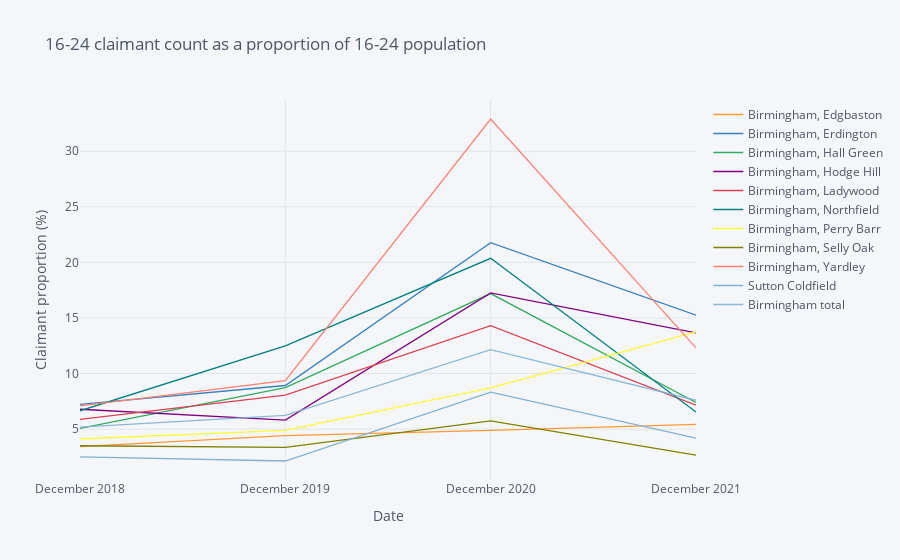

This figure's notebook cell:
### Code cell
df2.iplot(yTitle='Claimant proportion (%)', xTitle='Date', title='16-24 claimant count as a proportion of 16-24 population')

### Figure 1 — Plotly figure (JSON) as saved in the notebook; plotly's stock layout.template omitted (floating-point values rounded to 4 significant figures)
{"data": [{"line": {"color": "rgba(255, 153, 51, 1.0)", "dash": "solid", "shape": "linear", "width": 1.3}, "mode": "lines", "name": "Birmingham, Edgbaston", "text": "", "type": "scatter", "x": ["December 2018", "December 2019", "December 2020", "December 2021"], "y": [3.429, 4.41, 4.891, 5.425]}, {"line": {"color": "rgba(55, 128, 191, 1.0)", "dash": "solid", "shape": "linear", "width": 1.3}, "mode": "lines", "name": "Birmingham, Erdington", "text": "", "type": "scatter", "x": ["December 2018", "December 2019", "December 2020", "December 2021"], "y": [7.222, 8.925, 21.78, 15.25]}, {"line": {"color": "rgba(50, 171, 96, 1.0)", "dash": "solid", "shape": "linear", "width": 1.3}, "mode": "lines", "name": "Birmingham, Hall Green", "text": "", "type": "scatter", "x": ["December 2018", "December 2019", "December 2020", "December 2021"], "y": [5.064, 8.738, 17.2, 7.398]}, {"line": {"color": "rgba(128, 0, 128, 1.0)", "dash": "solid", "shape": "linear", "width": 1.3}, "mode": "lines", "name": "Birmingham, Hodge Hill", "text": "", "type": "scatter", "x": ["December 2018", "December 2019", "December 2020", "December 2021"], "y": [6.788, 5.808, 17.26, 13.67]}, {"line": {"color": "rgba(219, 64, 82, 1.0)", "dash": "solid", "shape": "linear", "width": 1.3}, "mode": "lines", "name": "Birmingham, Ladywood", "text": "", "type": "scatter", "x": ["December 2018", "December 2019", "December 2020", "December 2021"], "y": [5.878, 8.054, 14.31, 7.165]}, {"line": {"color": "rgba(0, 128, 128, 1.0)", "dash": "solid", "shape": "linear", "width": 1.3}, "mode": "lines", "name": "Birmingham, Northfield", "text": "", "type": "scatter", "x": ["December 2018", "December 2019", "December 2020", "December 2021"], "y": [6.651, 12.5, 20.37, 6.544]}, {"line": {"color": "rgba(255, 255, 51, 1.0)", "dash": "solid", "shape": "linear", "width": 1.3}, "mode": "lines", "name": "Birmingham, Perry Barr", "text": "", "type": "scatter", "x": ["December 2018", "December 2019", "December 2020", "December 2021"], "y": [4.116, 4.881, 8.706, 13.75]}, {"line": {"color": "rgba(128, 128, 0, 1.0)", "dash": "solid", "shape": "linear", "width": 1.3}, "mode": "lines", "name": "Birmingham, Selly Oak", "text": "", "type": "scatter", "x": ["December 2018", "December 2019", "December 2020", "December 2021"], "y": [3.506, 3.358, 5.738, 2.658]}, {"line": {"color": "rgba(251, 128, 114, 1.0)", "dash": "solid", "shape": "linear", "width": 1.3}, "mode": "lines", "name": "Birmingham, Yardley", "text": "", "type": "scatter", "x": ["December 2018", "December 2019", "December 2020", "December 2021"], "y": [7.1, 9.362, 32.9, 12.31]}, {"line": {"color": "rgba(128, 177, 211, 1.0)", "dash": "solid", "shape": "linear", "width": 1.3}, "mode": "lines", "name": "Sutton Coldfield", "text": "", "type": "scatter", "x": ["December 2018", "December 2019", "December 2020", "December 2021"], "y": [2.5, 2.135, 8.333, 4.194]}, {"line": {"color": "rgba(128, 177, 211, 0.8999999999999999)", "dash": "solid", "shape": "linear", "width": 1.3}, "mode": "lines", "name": "Birmingham total", "text": "", "type": "scatter", "x": ["December 2018", "December 2019", "December 2020", "December 2021"], "y": [5.186, 6.244, 12.14, 7.6]}], "layout": {"legend": {"bgcolor": "#F5F6F9", "font": {"color": "#4D5663"}}, "paper_bgcolor": "#F5F6F9", "plot_bgcolor": "#F5F6F9", "title": {"font": {"color": "#4D5663"}, "text": "16-24 claimant count as a proportion of 16-24 population"}, "xaxis": {"gridcolor": "#E1E5ED", "showgrid": true, "tickfont": {"color": "#4D5663"}, "title": {"font": {"color": "#4D5663"}, "text": "Date"}, "zerolinecolor": "#E1E5ED"}, "yaxis": {"gridcolor": "#E1E5ED", "showgrid": true, "tickfont": {"color": "#4D5663"}, "title": {"font": {"color": "#4D5663"}, "text": "Claimant proportion (%)"}, "zerolinecolor": "#E1E5ED"}}}
